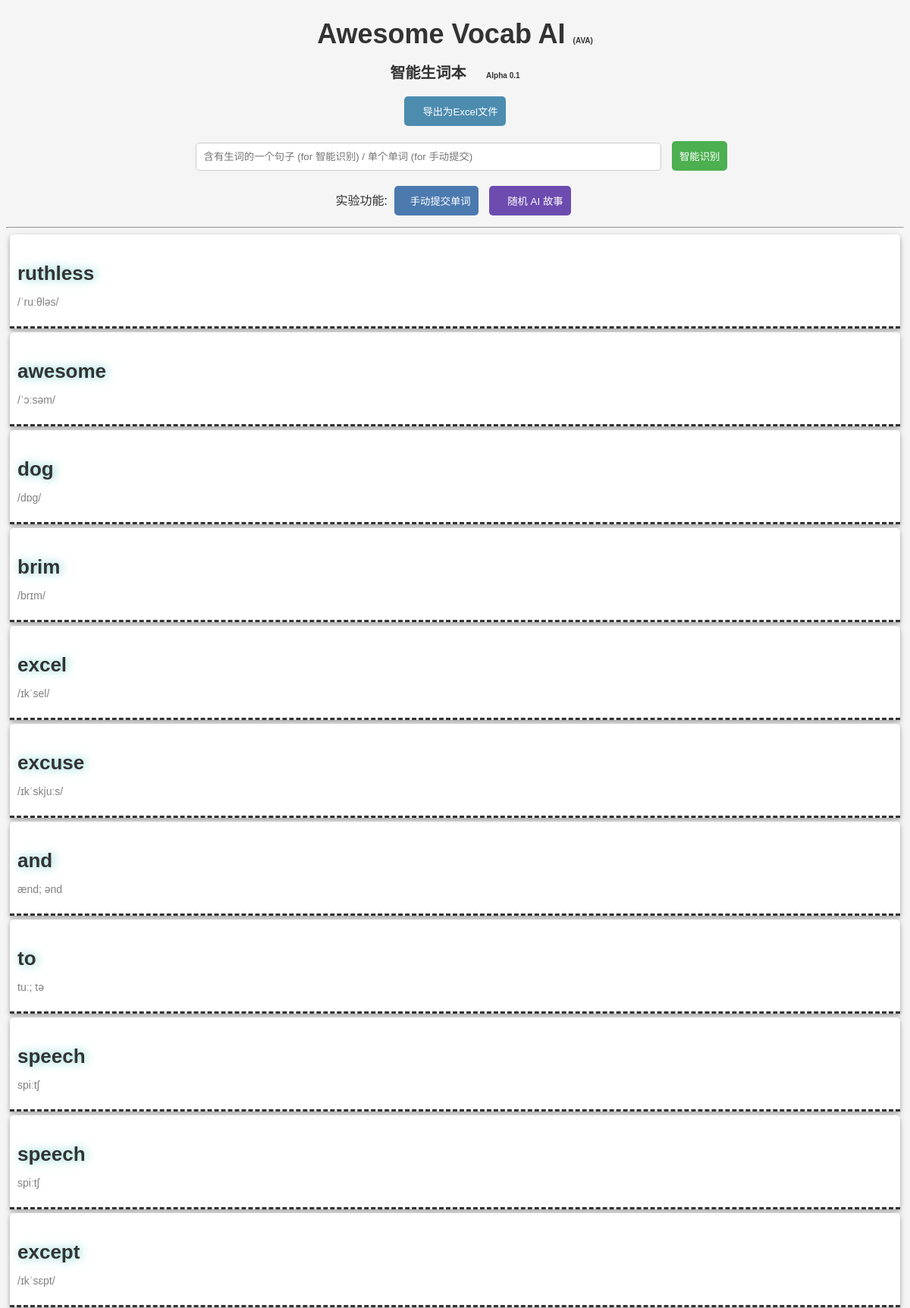
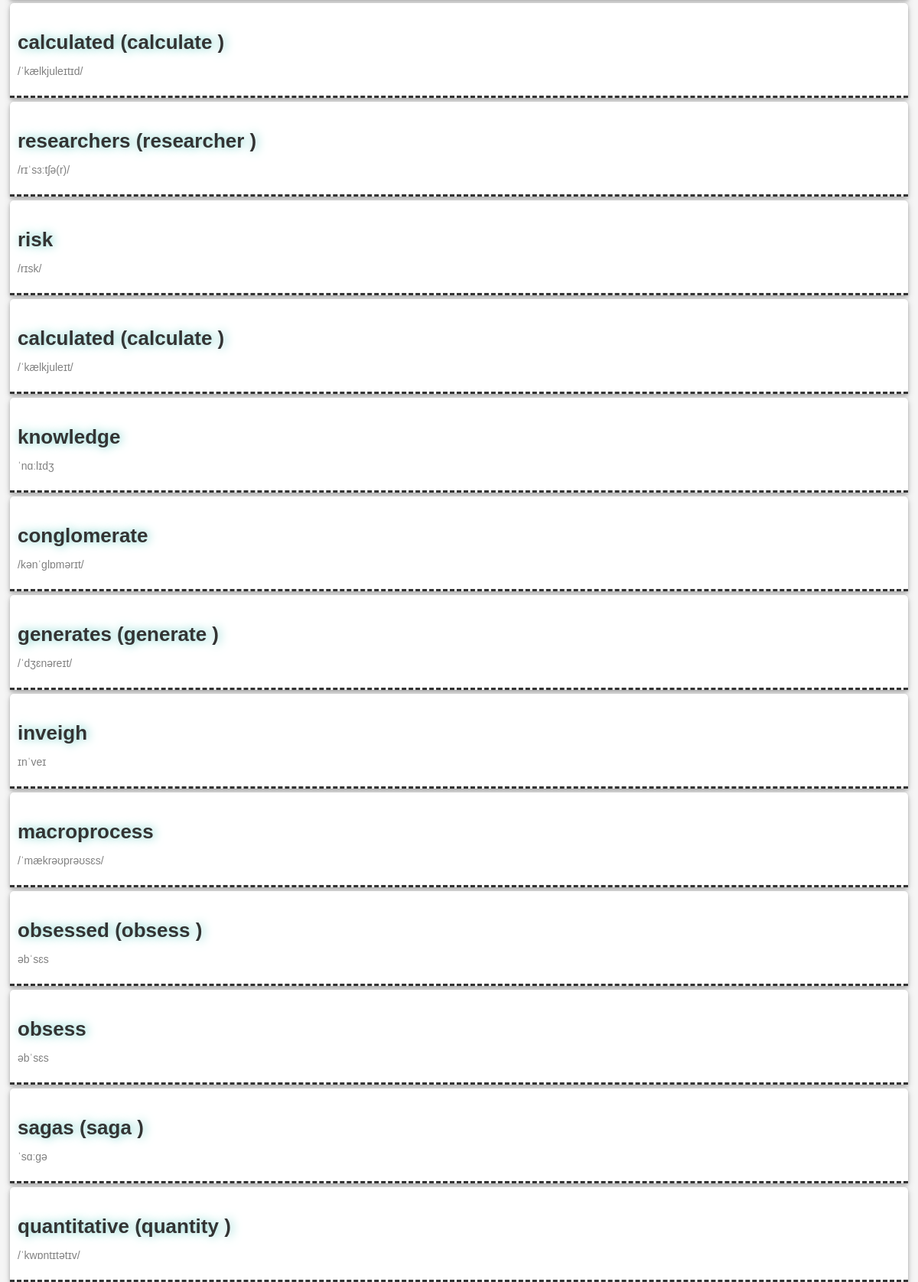
The page / (upper part) on the database its author committed (2 pictures, top to bottom).
### tables this page shows
CREATE TABLE "words" (
  "id" INTEGER PRIMARY KEY AUTOINCREMENT,
  "word" TEXT,
  "word_normal" TEXT,
  "meaning" TEXT,
  "pronunciation" TEXT,
  "orig_text" TEXT,
  "orig_translation" TEXT,
  "part_of_speech" TEXT,
  "add_date" text,
  "is_mastered" integer DEFAULT 0
);

### app.py (the view, shortened to what this page needs)
@app.route('/', methods=['GET', 'POST'])
def index():
    words = get_words_from_database()
    return render_template('index.html', words=words)

### app.py (called while the page is built)
def dict_factory(cursor, row):
    d = {}
    for idx, col in enumerate(cursor.description):
        d[col[0]] = row[idx]
    return d

def get_words_from_database() -> list[Any]:
    connection = sqlite3.connect('words.db')
    connection.row_factory = dict_factory
    cursor = connection.cursor()
    cursor.execute('SELECT * FROM words ORDER BY id DESC')
    words = cursor.fetchall()
    connection.close()
    return words

### templates/index.html (shortened to what this page needs)
<!DOCTYPE html>
<html>
<head>
    <link rel="stylesheet" type="text/css" href="{{ url_for('static', filename='style.css') }}">
    <link rel="stylesheet" type="text/css" href="{{ url_for('static', filename='spinner.css') }}">
</head>
<body>
<h1 id="title">Awesome Vocab AI <span style="font-size:10px">(AVA)</span></h1>
<h1 id="subtitle">智能生词本 <i class="fa-solid fa-book-bookmark"></i> <span style="font-size:10px">Alpha 0.1</span></h1>
<div class="control_panel">
    <button class="export"><i class="fa-solid fa-file-csv"></i> 导出为Excel文件</button>
</div>
<form id="sentence_form" method="POST" style="text-align:center">
    <i class="fa-solid fa-robot"></i> <input id="input" style="width:50%" minlength="25" maxlength="200" type="text"
                                             name="sentence"
                                             placeholder="含有生词的一个句子 (for 智能识别) / 单个单词 (for 手动提交)"
                                             required>
    <input class="submit_btn" type="submit" value="智能识别">
</form>
<div class="control_panel">
    实验功能:
    <button class="manual_btn"><i class="fa-solid fa-user-gear"></i>手动提交单词</button>
    <button class="story"><i class="fa-solid fa-book"></i> 随机 AI 故事</button>
</div>
<hr>
{% for word in words %}
    {% if word['is_mastered'] == 0 %}
        <div class="group" id-word="{{ word['id'] }}">
            <div class="word_card" id="{{ loop.index }}" id-word="{{ word['id'] }}">
                <h3 class="word">{{ word['word'] }} {% if word['word_normal'] != word['word'] %} ({{ word['word_normal'] }}
                    ) {% endif %}</h3>
                <p class="pronunciation">{{ word['pronunciation'] }}</p>
            </div>
        </div>
    {% endif %}
{% endfor %}
</body>
</html>

### static/style.css (style rules this page uses)
body { font-family: Arial, Helvetica, sans-serif; color: #333; background-color: #f5f5f5; }
#title { font-size: 36px; text-align: center; margin-block-end: auto; }
#subtitle { font-size: 20px; text-align: center; }
input[type=text], input[type=password] { padding: 10px; margin: 5px; border-radius: 5px; border: 1px solid #ccc; }
input[type=submit] { padding: 10px; margin: 5px; background-color: #4CAF50; color: #fff; border: none; border-radius: 5px; }
.word_card { padding: 10px; margin: 5px; margin-bottom: 0; !important;background-color: #fff; border-radius: 5px; border-bottom: #333333 dashed; border-bottom-left-radius: 0; border-bottom-right-radius: 0; box-shadow: 0 2px 4px 0 rgba(0, 0, 0, 0.2), 0 3px 10px 0 rgba(0, 0, 0, 0.19); }
.export { padding: 10px; margin: 5px; background-color: #4c8caf; color: #fff; border: none; border-radius: 5px; }
.story { padding: 10px; margin: 5px; background-color: #6d4caf; color: #fff; border: none; border-radius: 5px; }
.manual_btn { padding: 10px; margin: 5px; background-color: #4c7aaf; color: #fff; border: none; border-radius: 5px; }
.control_panel { text-align: center; margin-top: 10px; margin-bottom: 10px; }
.word { font-size: 26px; text-shadow: 2px 0 13px #6ecec7; margin-block-end: auto; }
.pronunciation { font-size: 14px; color: grey; }

### rows shown on the page
words: word "ruthless", pronunciation "/ˈruːθləs/"
words: word "awesome", pronunciation "/ˈɔːsəm/"
words: word "dog", pronunciation "/dɒɡ/"
words: word "brim", pronunciation "/brɪm/"
words: word "excel", pronunciation "/ɪkˈsel/"
words: word "excuse", pronunciation "/ɪkˈskjuːs/"
words: word "and", pronunciation "ænd; ənd"
words: word "to", pronunciation "tuː; tə"
words: word "speech", pronunciation "spiːtʃ"
words: word "speech", pronunciation "spiːtʃ"
words: word "except", pronunciation "/ɪkˈsɛpt/"
words: word "calculated", word_normal "calculate", pronunciation "/ˈkælkjuleɪtɪd/"
words: word "researchers", word_normal "researcher", pronunciation "/rɪˈsɜːtʃə(r)/"
words: word "risk", pronunciation "/rɪsk/"
words: word "calculated", word_normal "calculate", pronunciation "/ˈkælkjuleɪt/"
words: word "knowledge", pronunciation "ˈnɑːlɪdʒ"
words: word "conglomerate", pronunciation "/kənˈɡlɒmərɪt/"
words: word "generates", word_normal "generate", pronunciation "/ˈdʒɛnəreɪt/"
words: word "inveigh", pronunciation "ɪnˈveɪ"
words: word "macroprocess", pronunciation "/ˈmækrəʊprəʊsɛs/"
words: word "obsessed", word_normal "obsess", pronunciation "əbˈsɛs"
words: word "obsess", pronunciation "əbˈsɛs"
words: word "sagas", word_normal "saga", pronunciation "ˈsɑːɡə"
words: word "quantitative", word_normal "quantity", pronunciation "/ˈkwɒntɪtətɪv/"
